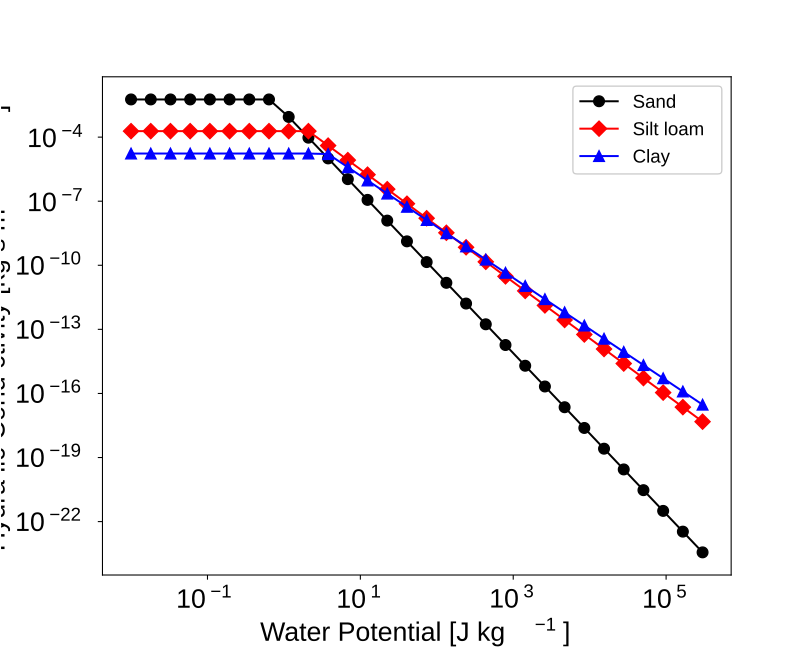

Write Python code to recreate this figure.
#PSP_unsaturatedConductivity.py
from __future__ import print_function
from PSP_readDataFile import readDataFile
import matplotlib.pyplot as plt
import numpy as np
import math

NODATA = -9999

def ComputeCampbell(b,psi,psie,Ks):
    if psi < psie :
        Kvalue=Ks*(psie/psi)**(2.0e0+3.0e0/b)
    elif psi >= psie :
        Kvalue=Ks

    return Kvalue

def main():

#-- Define the parameters for Eq. (6.35) ----------------#    
#-- For sand ------------
    bd=1.7e0
    psied=-0.7e0#[J/kg]
    Ksd=5.8e-3#[kg s m^-3]

#-- For silt loam -----------
    btl=4.7e0
    psietl=-2.1e0
    Kstl=0.19e-3#[kg s m^-3]

#-- For clay ------------
    by=7.6e0
    psiey=-3.7e0
    Ksy=0.017e-3#[kg s m^-3]

    pmin=0.01
    pmax=3.0e5
    waterPot=np.linspace(np.log10(pmax),np.log10(pmin),30)
    waterPot=-10.0**waterPot
    np1=len(waterPot)#Number of conditons on water potential.

    conductivity = np.zeros([np1,3],float)

    for ii in range(3):
        if ii==0 :
            b1=bd
            psie1=psied
            Ks1=Ksd
        elif ii==1 :
            b1=btl
            psie1=psietl
            Ks1=Kstl
        elif ii==2 :
            b1=by
            psie1=psiey
            Ks1=Ksy
                
        for i in range(np1):
            conductivity[i,ii] = ComputeCampbell(b1, waterPot[i], psie1, Ks1)
    
    plt.figure(figsize=(10,8))        
    plt.loglog (-waterPot, conductivity[:,0], 'ko-', ms=8, label="Sand")
    plt.loglog (-waterPot, conductivity[:,1], 'rD-', ms=8, label="Silt loam")
    plt.loglog (-waterPot, conductivity[:,2], 'b^-', ms=8, label="Clay")
    plt.xlabel('Water Potential [J kg$^{-1}$]',fontsize=20,labelpad=2)
    plt.ylabel('Hydraulic Conductivity [kg s m$^{-3}$]',fontsize=20,labelpad=2)
    plt.tick_params(axis='both', which='major', labelsize=20,pad=6)
    plt.tick_params(axis='both', which='minor', labelsize=20,pad=6)
    plt.legend(loc='best',fontsize=14)
    plt.show()   
        
main()
